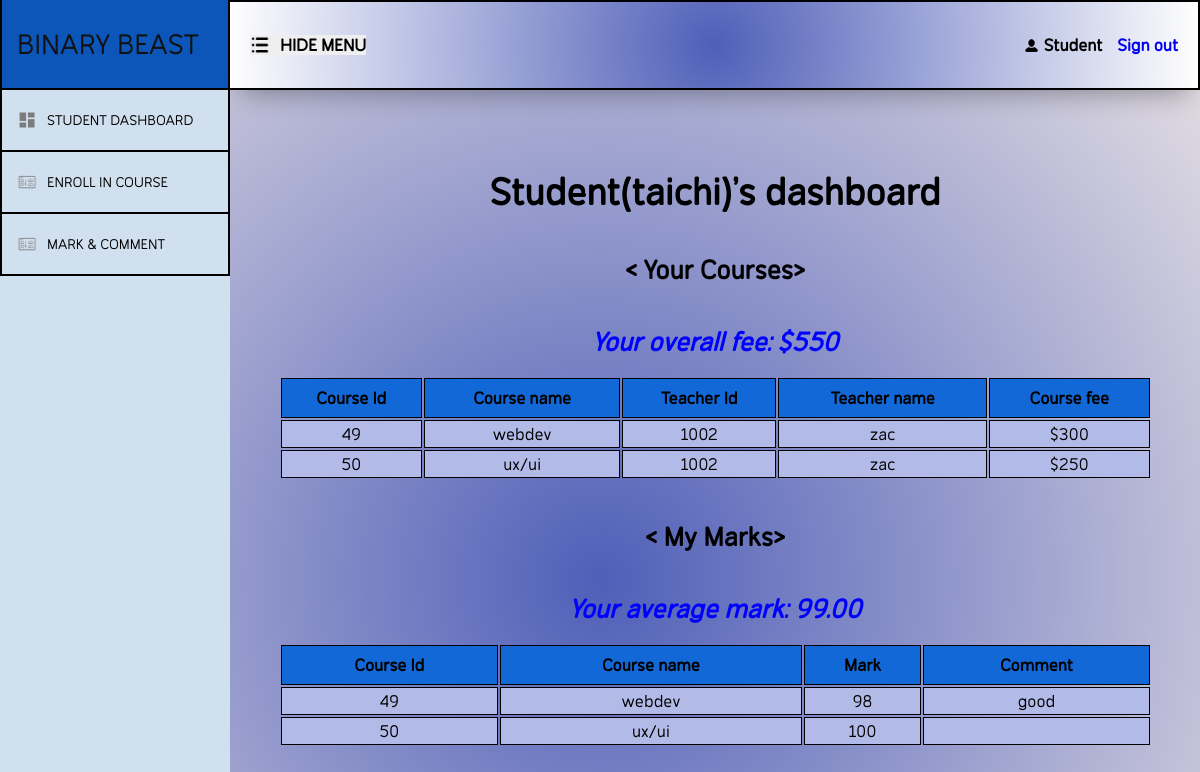
The page /BinaryBeast/students/student_index.php (signed in) on the database its author committed.
### tables this page shows
CREATE TABLE `users_tb` (
  `user_id` int(11) NOT NULL,
  `email` varchar(50) NOT NULL,
  `password` varchar(50) NOT NULL,
  `fname` varchar(50) NOT NULL,
  `lname` varchar(50) NOT NULL,
  `dob` date NOT NULL,
  `address` varchar(200) NOT NULL,
  `position` varchar(20) NOT NULL,
  `salt` varchar(20) NOT NULL,
  `user_type` varchar(10) NOT NULL
);

CREATE TABLE `enroll_tb` (
  `student_id` int(11) NOT NULL,
  `teacher_id` int(11) NOT NULL,
  `course_id` int(11) NOT NULL,
  `teacher_fname` varchar(20) NOT NULL,
  `student_fname` varchar(20) NOT NULL,
  `course_name` varchar(20) NOT NULL,
  `course_fee` float NOT NULL
);

CREATE TABLE `marks_tb` (
  `student_id` int(11) NOT NULL,
  `teacher_id` int(11) NOT NULL,
  `course_id` int(11) NOT NULL,
  `mark` float NOT NULL,
  `comment` tinytext DEFAULT NULL,
  `course_name` varchar(50) NOT NULL
);

### BinaryBeast/students/student_main.php (the view, shortened to what this page needs)
<?php
$servername = 'localhost';
$username = 'root';
$password = '';
$database = 'education';
$dbcon = new mysqli($servername, $username, $password, $database);
$sql_cmd = "SELECT fname FROM `users_tb` WHERE user_id='" . $_SESSION['userid'] . "'";
$result = $dbcon->query($sql_cmd);
while ($row = $result->fetch_assoc()) {
    $studentname = $row['fname'];
}
$sql_cmd = "SELECT * FROM `enroll_tb` WHERE student_id='" . $_SESSION['userid'] . "'";
$result = $dbcon->query($sql_cmd);
$trtd = "";
$totalfee = 0;
$sum = 0;
$avg=0;
while ($row = $result->fetch_assoc()) {
    $trtd .= "<tr><td>" . $row['course_id'] . "</td><td>" . $row['course_name'] . "</td><td>" . $row['teacher_id'] . "</td><td>" . $row['teacher_fname'] . "</td><td>$" . $row['course_fee'] . "</td></tr>";
    $totalfee += $row['course_fee'];
}
$courses = array();
$sql_cmd = "SELECT * FROM `marks_tb` WHERE student_id='" . $_SESSION['userid'] . "' ";
$result = $dbcon->query($sql_cmd);
$trtd2 = "";
if($result->num_rows>0){
    while ($row = $result->fetch_assoc()) {
        $trtd2 .= "<tr><td>" . $row['course_id'] . "</td><td>" . $row['course_name'] . "</td><td>" . $row['mark'] . "</td><td>" . $row['comment'] . "</td></tr>";
        array_push($courses, $row['mark']);
    }
    foreach ($courses as $marks) {
        $sum += $marks;
    }
    $avg = number_format($sum / count($courses), 2);
}
?>
<!DOCTYPE html>
<html lang="en">
<head>
</head>
<body>
    <div class="title">Student(<?php echo $studentname ?>)'s dashboard</div>
    <div class="sub_title">
        < Your Courses>
    </div>
    <div class="sub_title" style="font-style:italic; color: blue;">Your overall fee: $<?php echo $totalfee ?></div>
    <table>
        <tr>
            <th>Course Id</th>
            <th>Course name</th>
            <th>Teacher Id</th>
            <th>Teacher name</th>
            <th>Course fee</th>
        </tr>
        <?php
        echo $trtd;
        ?>
    </table>
    <div class="sub_title">
        < My Marks>
    </div>
    <div class="sub_title" style="font-style:italic; color: blue;">Your average mark: <?php if(isset($avg)){echo $avg;} ?></div>
    <table>
        <tr>
            <th>Course Id</th>
            <th>Course name</th>
            <th>Mark</th>
            <th>Comment</th>
        </tr>
        <?php
        echo $trtd2;
        ?>
    </table>
</body>
</html>

### BinaryBeast/indexStyles.css (style rules this page uses)
* { margin: 0; padding: 0; text-decoration: none; border: none; box-sizing: border-box; font-family: "simvoni"; font-size: large; }
th { padding: 1%; background-color: rgb(19, 104, 216); border: 1px solid black; }
td { background-color: rgb(178, 187, 231); text-align: center; padding: 3px; border: 1px solid black; }
table { width: 90%; margin-top: 2%; }
body { width: 100%; height: 100vh; max-width: 100vw; display: flex; align-items: flex-start; background: radial-gradient( circle, rgba(79, 95, 184, 1) 0%, rgba(235, 228, 229, 1) 100% ); }
.title { margin-top: 2em; font-size: 40px; font-weight: bold; }
.sub_title { margin-top: 1.5em; font-size: 28px; font-weight: bold; }

### rows shown on the page
users_tb: fname "taichi"
enroll_tb: course "49", course_name "webdev", teacher "1002", teacher_fname "zac", course_fee "300"
enroll_tb: course "50", course_name "ux/ui", teacher "1002", teacher_fname "zac", course_fee "250"
marks_tb: course "49", course_name "webdev", mark "98", comment "good"
marks_tb: course "50", course_name "ux/ui", mark "100"

### other values the page prints
$totalfee "550"
$avg "99.00"
